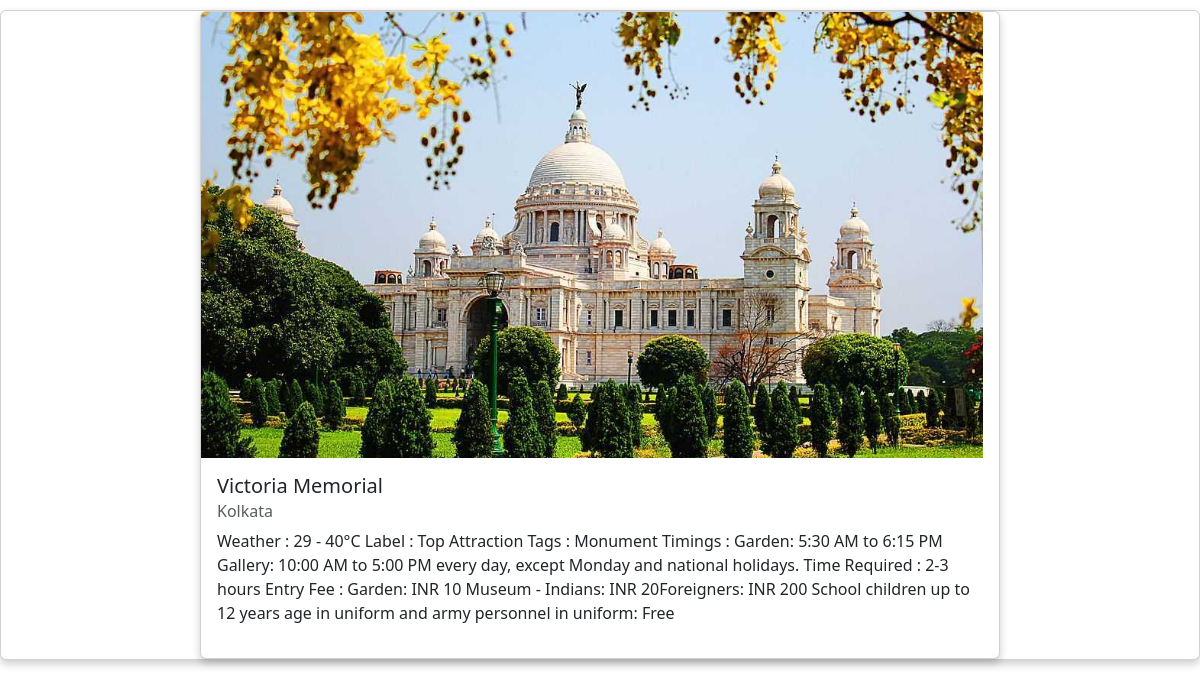
Screenshot of /tourguide/2 with the database file from the repository.
### planner/models.py (models this page shows, shortened)
class  Tourguide(models.Model):
    name = models.CharField(max_length=200,blank=True,null=True)
    location = models.CharField(max_length=255,blank=True,null=True)
    description = models.TextField(blank=True,null=True)
    image = models.ImageField(upload_to='images/', blank=True, null=True, default='images/default.jpg')

### planner/views.py (the view)
# urls.py: path('tourguide/<str:id>',p_views.guide_details,name='guide_details'),
def guide_details(request, id):
    buy = Tourguide.objects.get(pk = id)
    context ={
        'buy': buy,
    }
    return render(request,template_name='guide_details.html',context=context)

### template/guide_details.html (shortened to what this page needs)
<!DOCTYPE html>
<html>
<head>
    <link
      href="https://cdn.jsdelivr.net/npm/bootstrap@5.3.3/dist/css/bootstrap.min.css"
      rel="stylesheet"
    />
</head>
<body>
      <div style="padding: 5px"></div>
      <div class="row justify-content-center">
        <div class="row-lg-6">
          <div class="card mb-3">
            {% if buy %}
            <div class="card mx-auto" style="max-width: 50rem">
              <div
                class="card-image-container"
                style="height: 445.58px; width: 782px; overflow: hidden"
              >
                <img
                  src="{{buy.image.url}}"
                  class="card-img-top"
                  style="object-fit: cover; height: 100%; width: 100%"
                  alt="..."
                />
              </div>
              <div class="card-body">
                <div class="d-flex justify-content-between align-items-center mb-2">
                  <h5 class="card-title mb-0">{{ buy.name }}</h5>
                </div>
                <h6 class="card-subtitle mb-2 text-muted">{{ buy.location }}</h6>
                <p class="card-text">{{buy.description }}</p>
              </div>
              <div class="card-footer bg-transparent border-white">
              </div>
            </div>
            {% endif %}
          </div>
        </div>
      </div>
</body>
</html>

### template/guide_details.html (style rules this page uses)
.card { box-shadow: 0 4px 8px rgba(0, 0, 0, 0.2); }

### rows the page displays
Tourguide: image (picture), name "Victoria Memorial", location "Kolkata", description "Weather : 29 - 40°C Label : Top Attraction Tags : Monument Timings : Garden: 5:30 AM to 6:15 PM Gallery: 10:00 AM to 5:00 PM every day, except Monday and national holidays. Time Required : 2-3 hours Entry Fee : Garden: INR 10 Museum - Indians: INR 20Foreigners: INR 200 School children up to 12 years age in uniform and army personnel in uniform: Free"
